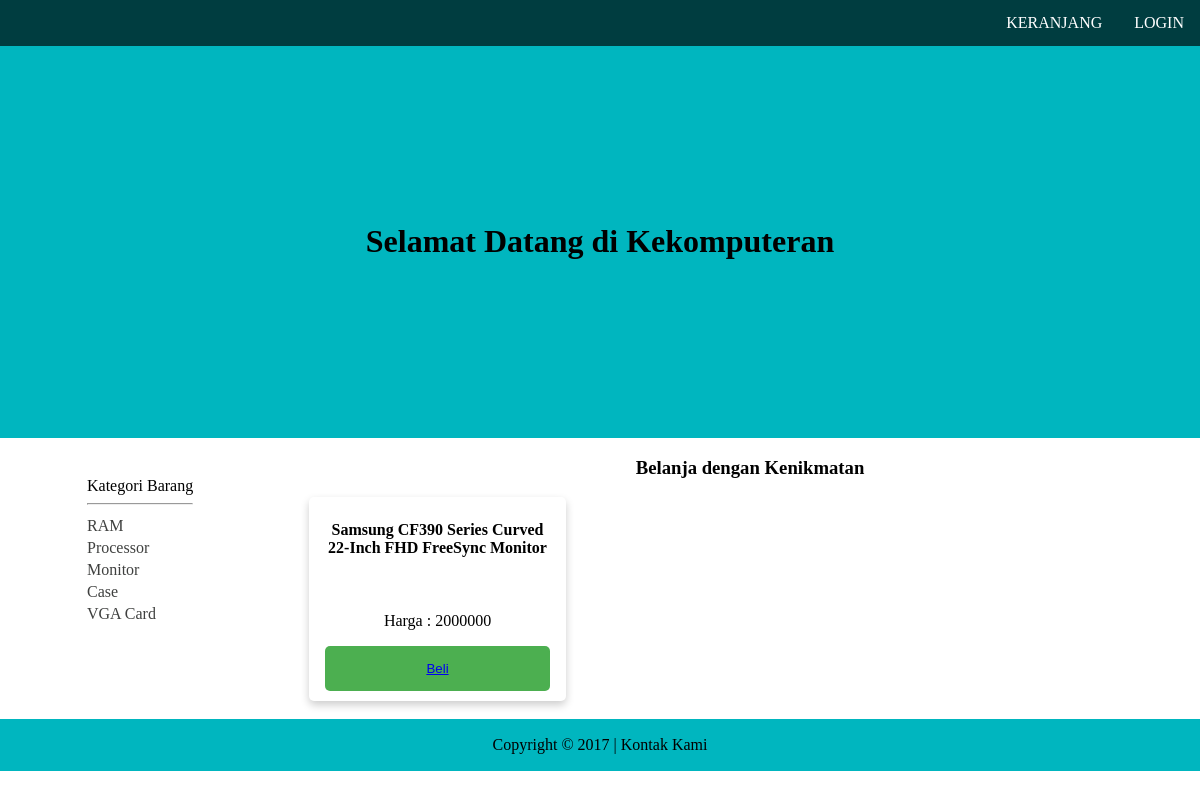
Page /Modul PHP Mysql/index.php?kategori_id=3 on the committed database.
### tables this page shows
CREATE TABLE `tb_kategori_barang` (
  `id` int(11) NOT NULL,
  `nama_kategori` varchar(20) NOT NULL
);

CREATE TABLE `tb_barang` (
  `id` int(11) NOT NULL,
  `nama_barang` text NOT NULL,
  `harga` int(11) NOT NULL,
  `stok` int(11) NOT NULL,
  `kategori_id` int(11) NOT NULL
);

### Modul PHP Mysql/koneksi.php (called while the page is built, shortened)
<?php
$link_server = "http://$_SERVER[HTTP_HOST]";
?>

### Modul PHP Mysql/index.php (the view, shortened to what this page needs)
<!DOCTYPE html>
<?php include 'koneksi.php'; ?>
<html>
<head>
	<link rel="stylesheet" type="text/css" href="css/style.css">
</head>
<body>
	<?php
	include 'navbar.php';
	?>
	<header>
		<h1>Selamat Datang di Kekomputeran</h1>
	</header>
	<div class="sidebar">
		<table>
			<tr><td>Kategori Barang<hr></td></tr>
			<?php
			$sql = "SELECT * FROM tb_kategori_barang";
			$result = mysqli_query($conn, $sql);
			if (mysqli_num_rows($result) > 0) {
				while($row = mysqli_fetch_array($result)) {
					$get_link = $link_server."/phpapsi/Modul%20PHP%20Mysql/index.php?kategori_id=".$row[0];
					echo "<tr><td><a href='".$get_link."'>".$row[1]."</a></td></tr>";
				}
			} else {
				echo "0 results";
			}
			?>
		</table>
	</div>
	<div class="container">
		<h3>Belanja dengan Kenikmatan</h3>
		<?php
		if(isset($_GET['kategori_id'])){
			$selected_kategori_id = $_GET['kategori_id'];
			$sql = "SELECT * FROM tb_barang WHERE kategori_id='".$selected_kategori_id."' ORDER BY id DESC LIMIT 15";
		}else{
			$sql = "SELECT * FROM tb_barang ORDER BY id DESC LIMIT 15";
		}
		$result = mysqli_query($conn, $sql);
		if (mysqli_num_rows($result) > 0) {
			while($row = mysqli_fetch_array($result)) {
				$get_link = $link_server."/phpapsi/Modul%20PHP%20Mysql/masuk_keranjang.php?barang_id=".$row[0];
				?>
				<div class="card">
					<h4><b><?php echo $row[1]; ?></b></h4>
					<div class="content">
						<p>Harga : <?php echo $row[2]; ?></p>
						<button><a href="<?php echo $get_link; ?>">Beli</a></button>
					</div>
				</div>
				<?php
			}
		} else {
			echo "0 results";
		}
		?>
	</div>
	<?php
	include 'footer.php';
	?>
</body>
</html>

### Modul PHP Mysql/css/style.css (style rules this page uses)
body { height: 100%; margin: 0 auto; }
h1,h3 { text-align: center; }
header { background: #00B6BF; padding: 13%; }
button { background-color: #4CAF50; border: none; color: white; padding: 15px 32px; text-align: center; text-decoration: none; display: inline-block; font-size: 16px; }
.container { width: 75%; margin-left: auto; }
.sidebar { width: 17%; padding-top: 3%; padding-left: 7%; text-align: left; float: left; }
.sidebar a { text-decoration: none; color: #3F403F; }
.card { width: 25%; margin-bottom: 2%; margin-left: 1%; margin-right: 1%; box-shadow: 0 4px 8px 0 rgba(0,0,0,0.2); padding: 2px 16px 10px; border-radius: 5px; text-align: center; float: left; }
button { width: 100%; background-color: #4CAF50; border-radius: 5px; border: none; color: white; padding: 15px 32px; text-align: center; text-decoration: none; display: inline-block; }

### rows in the picture
tb_kategori_barang: nama_kategori "RAM"
tb_kategori_barang: nama_kategori "Processor"
tb_kategori_barang: nama_kategori "Monitor"
tb_kategori_barang: nama_kategori "Case"
tb_kategori_barang: nama_kategori "VGA Card"
tb_barang: nama_barang "Samsung CF390 Series Curved 22-Inch FHD FreeSync Monitor", harga "2000000"
